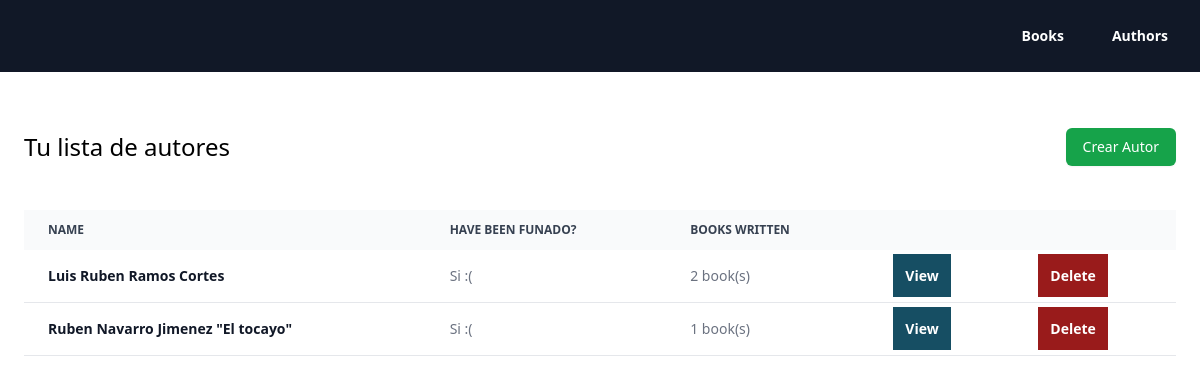
/inventory/authors/, run on the app's committed database.
### inventory/models.py (models this page shows, shortened)
class Autor(models.Model):
    name = models.CharField(max_length=200)
    funado = models.BooleanField()

### inventory/views.py (the view)
# urls.py: path("authors/", views.authors_view, name="authors"),
def authors_view(r):
    authors = Autor.objects.annotate(count_libros = Count('libro'))
    form = AutorForm()
    context = {
        "authors": authors,
        "form": form
    }
    return render(r, "inventory/authors.html", context)

### inventory/templates/inventory/authors.html (shortened to what this page needs)
{% extends 'inventory/layout.html' %}
{% block content %}
<div class="py-8">
    <div class="flex justify-between items-center mb-6">
        <h3 class="text-2xl">Tu lista de autores</h3>
        <button id="open-create-author-modal" class="inline-flex items-center px-4 py-2 border border-transparent text-sm font-medium rounded-md shadow-sm text-white bg-green-600 hover:bg-green-700 focus:outline-none focus:ring-2 focus:ring-offset-2 focus:ring-green-500">
            Crear Autor
        </button>
    </div>
    <div class="py-5">
        {% include 'inventory/fragments/authors/table.html' %}
    </div>
</div>
{% endblock %}

### inventory/templates/inventory/fragments/authors/table.html
<table class="w-full text-sm text-left rtl:text-right text-gray-500">
    <thead class="text-xs text-gray-700 uppercase bg-gray-50">
        <tr>
            <th scope="col" class="px-6 py-3">
                Name
            </th>
            <th scope="col" class="px-6 py-3">
                Have been funado?
            </th>
            <th scope="col" class="px-6 py-3">
                Books written
            </th>
            <th scope="col" class="px-6 py-3"></th>
            <th scope="col" class="px-6 py-3"></th>
        </tr>
    </thead>
    <tbody>
        {% for author in authors %}
        <tr class="bg-white border-b border-gray-200 font-medium">
            <th scope="row" class="px-6 py-4  text-gray-900 whitespace-nowrap">
                {{ author.name }}
            </th>
            <td class="px-6 py-4">
                {% if author.funado %} Si :( {% else %} Nop {% endif %}
            </td>
            <td class="px-6 py-4">
                {{ author.count_libros }} book(s)
            </td>
            <td class="px-6 py-4">
                <a href="{% url 'author_detail' id=author.id %}" class="p-3 w-full bg-cyan-900 text-white font-bold">View</a>
            </td>
            <td class="px-6 py-4">
                <a href="{% url 'author_delete' id=author.id %}" class="p-3 w-full bg-red-800 text-white font-bold">Delete</a>
            </td>
        </tr>
        {% endfor %}
    </tbody>
</table>

### data on the page
Autor: name "Luis Ruben Ramos Cortes", funado "Si :(", count_libros "2"
Autor: name "Ruben Navarro Jimenez \"El tocayo\"", funado "Si :(", count_libros "1"
